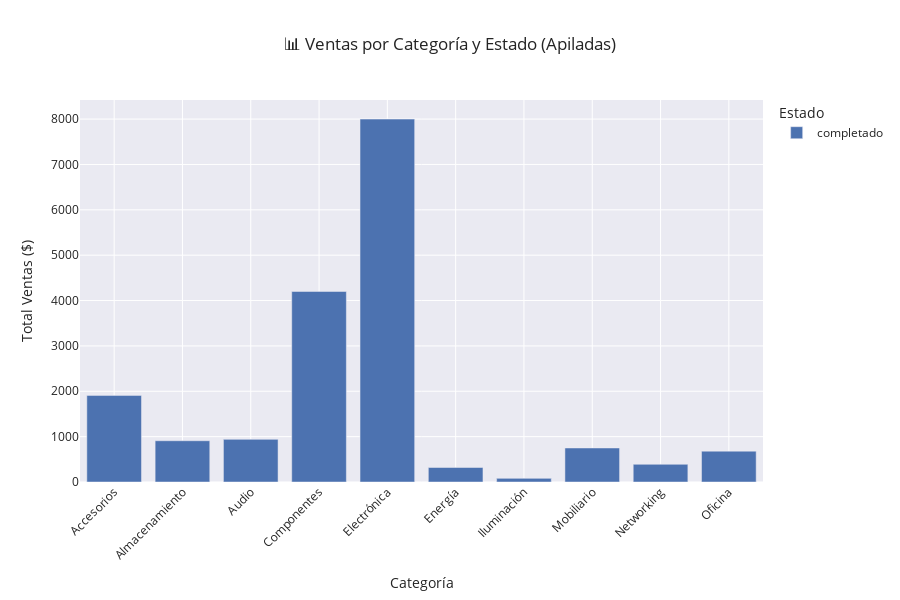

The code cell stored with this chart in its notebook:
### Markdown cell above
### 5.3 Gráfico de Barras Apiladas

### Code cell
# Agrupar por categoría y estado
ventas_cat_estado = ventas_productos.groupby(['categoria', 'estado'])['total'].sum().reset_index()

fig = px.bar(ventas_cat_estado, 
             x='categoria', 
             y='total',
             color='estado',
             title='📊 Ventas por Categoría y Estado (Apiladas)',
             labels={'categoria': 'Categoría', 'total': 'Total Ventas ($)', 'estado': 'Estado'},
             template='seaborn',
             barmode='stack')

fig.update_layout(height=600, xaxis_tickangle=-45)
fig.show()

### Figure 1 — Plotly figure (JSON) as saved in the notebook; plotly's stock layout.template omitted (floating-point values rounded to 4 significant figures)
{"data": [{"hovertemplate": "Estado=completado<br>Categoría=%{x}<br>Total Ventas ($)=%{y}<extra></extra>", "legendgroup": "completado", "marker": {"color": "rgb(76,114,176)", "pattern": {"shape": ""}}, "name": "completado", "orientation": "v", "showlegend": true, "textposition": "auto", "type": "bar", "x": ["Accesorios", "Almacenamiento", "Audio", "Componentes", "Electrónica", "Energía", "Iluminación", "Mobiliario", "Networking", "Oficina"], "xaxis": "x", "y": [1910.0, 909.9, 939.9, 4200.0, 8000.0, 319.9, 79.98, 750.0, 390.0, 680.0], "yaxis": "y"}], "layout": {"barmode": "stack", "height": 600, "legend": {"title": {"text": "Estado"}, "tracegroupgap": 0}, "title": {"text": "📊 Ventas por Categoría y Estado (Apiladas)"}, "xaxis": {"anchor": "y", "domain": [0, 1], "tickangle": -45, "title": {"text": "Categoría"}}, "yaxis": {"anchor": "x", "domain": [0, 1], "title": {"text": "Total Ventas ($)"}}}}
